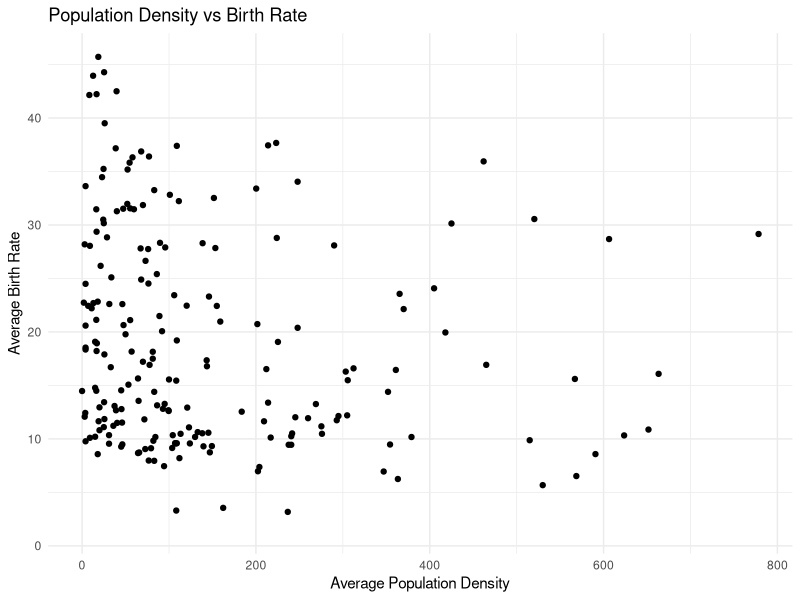

The R script that drew this image:
library(dplyr)
library(ggplot2)

# Read the Data file into R
data <- read.csv("DATA/Global Population Trends(2016-2022).csv")

# Filter the data from 2018 to 2021 because the 2017 population data is missing
filtered_data <- data[data$Year %in% c(2018, 2019, 2020, 2021), ]

# Replace "-" with NA to properly handle missing values
filtered_data$Population.Density <- as.numeric(gsub("-", NA, filtered_data$Population.Density))
filtered_data$Birth.Rate <- as.numeric(gsub("-", NA, filtered_data$Birth.Rate))

# Calculate mean population density and birth rate for each country
average_data <- filtered_data %>%
  group_by(Country) %>%
  summarise(
    Avg_Pop_Density = mean(Population.Density, na.rm = TRUE),
    Avg_Birth_Rate = mean(Birth.Rate, na.rm = TRUE)
  )

# Create scatter plot
ggplot(average_data, aes(x = Avg_Pop_Density, y = Avg_Birth_Rate)) +
  geom_point() +
  labs(x = "Average Population Density", y = "Average Birth Rate", title = "Population Density vs Birth Rate") +
  theme_minimal()
